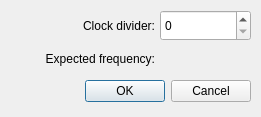
<?xml version="1.0" encoding="UTF-8"?>
<ui version="4.0">
 <class>DividerDialog</class>
 <widget class="QDialog" name="DividerDialog">
  <property name="geometry">
   <rect>
    <x>0</x>
    <y>0</y>
    <width>261</width>
    <height>117</height>
   </rect>
  </property>
  <property name="minimumSize">
   <size>
    <width>261</width>
    <height>117</height>
   </size>
  </property>
  <property name="maximumSize">
   <size>
    <width>261</width>
    <height>117</height>
   </size>
  </property>
  <property name="windowTitle">
   <string>Clock Divider Setting</string>
  </property>
  <property name="windowIcon">
   <iconset resource="resources.qrc">
    <normaloff>:/icons/icons/active64.png</normaloff>
    <normalon>:/icons/icons/active64.png</normalon>
    <disabledoff>:/icons/icons/greyed64.png</disabledoff>
    <disabledon>:/icons/icons/greyed64.png</disabledon>
    <activeoff>:/icons/icons/active64.png</activeoff>
    <activeon>:/icons/icons/active64.png</activeon>
    <selectedoff>:/icons/icons/selected64.png</selectedoff>
    <selectedon>:/icons/icons/selected64.png</selectedon>:/icons/icons/active64.png</iconset>
  </property>
  <property name="locale">
   <locale language="English" country="UnitedStates"/>
  </property>
  <widget class="QDialogButtonBox" name="buttonBox">
   <property name="geometry">
    <rect>
     <x>10</x>
     <y>76</y>
     <width>241</width>
     <height>31</height>
    </rect>
   </property>
   <property name="orientation">
    <enum>Qt::Horizontal</enum>
   </property>
   <property name="standardButtons">
    <set>QDialogButtonBox::Cancel|QDialogButtonBox::Ok</set>
   </property>
  </widget>
  <widget class="QLabel" name="labelSetTo">
   <property name="geometry">
    <rect>
     <x>10</x>
     <y>17</y>
     <width>145</width>
     <height>17</height>
    </rect>
   </property>
   <property name="text">
    <string>Clock divider:</string>
   </property>
   <property name="alignment">
    <set>Qt::AlignRight|Qt::AlignTrailing|Qt::AlignVCenter</set>
   </property>
  </widget>
  <widget class="QSpinBox" name="spinBoxClockDivider">
   <property name="geometry">
    <rect>
     <x>160</x>
     <y>10</y>
     <width>91</width>
     <height>31</height>
    </rect>
   </property>
   <property name="maximum">
    <number>255</number>
   </property>
  </widget>
  <widget class="QLabel" name="labelExpectedFrequency">
   <property name="geometry">
    <rect>
     <x>10</x>
     <y>50</y>
     <width>145</width>
     <height>17</height>
    </rect>
   </property>
   <property name="text">
    <string>Expected frequency:</string>
   </property>
   <property name="alignment">
    <set>Qt::AlignRight|Qt::AlignTrailing|Qt::AlignVCenter</set>
   </property>
  </widget>
  <widget class="QLabel" name="labelExpectedFrequencyValue">
   <property name="geometry">
    <rect>
     <x>160</x>
     <y>50</y>
     <width>91</width>
     <height>17</height>
    </rect>
   </property>
   <property name="text">
    <string/>
   </property>
  </widget>
 </widget>
 <tabstops>
  <tabstop>spinBoxClockDivider</tabstop>
 </tabstops>
 <resources>
  <include location="resources.qrc"/>
 </resources>
 <connections>
  <connection>
   <sender>buttonBox</sender>
   <signal>accepted()</signal>
   <receiver>DividerDialog</receiver>
   <slot>accept()</slot>
   <hints>
    <hint type="sourcelabel">
     <x>130</x>
     <y>91</y>
    </hint>
    <hint type="destinationlabel">
     <x>130</x>
     <y>58</y>
    </hint>
   </hints>
  </connection>
  <connection>
   <sender>buttonBox</sender>
   <signal>rejected()</signal>
   <receiver>DividerDialog</receiver>
   <slot>reject()</slot>
   <hints>
    <hint type="sourcelabel">
     <x>130</x>
     <y>91</y>
    </hint>
    <hint type="destinationlabel">
     <x>130</x>
     <y>58</y>
    </hint>
   </hints>
  </connection>
 </connections>
</ui>
